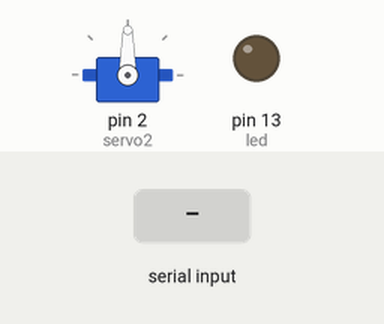
This sketch was run on a simulated Arduino Uno, built with avr-gcc and run on an emulated ATmega328P. Parts: servo, output pins drawn as LEDs (lit = HIGH). Inputs (shaded band) come from the test bench. What the sketch prints to the serial monitor is not drawn.

Above: at 1.2 s.
1.3 s: "1" received over Serial
At 2.7 s:
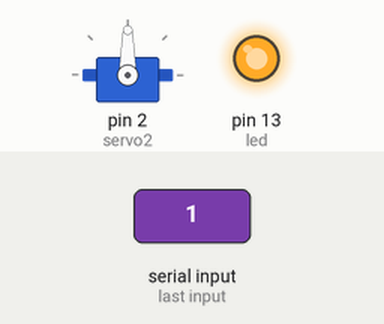
Timing chart, 0 to 4.3 s (numbered marks = the images above; inputs shaded):
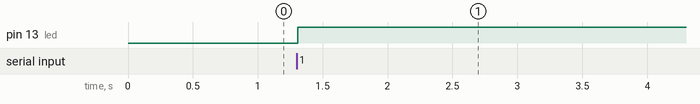

Measured:
- after the input at 1.3 s, pin 13 (led): LOW → HIGH at once

The sketch:

arduino_auto_serial_test.ino
```cpp
#include <Servo.h>

#include <SoftwareSerial.h>

Servo servo2;

bool serialConnected = false;
int led = 13;
int val = 0;

bool test = true;

int pos;

void setup() {
  // put your setup code here, to run once:
  Serial.begin(9600);

  servo2.attach(2);

  pinMode(led, OUTPUT);
  digitalWrite(led, LOW);
}

String motornumber(int motornummer, int pos){
  if (motornummer == 1) return "servo2.write(pos);";
}

void heen(int motor, int pos1){
  for(pos = 0; pos < 180; pos += 1)  // goes from 0 degrees to 180 degrees
  {                                  // in steps of 1 degree
    //String x = motornumber(motor, pos);
    //Serial.println(motornumber(x));
    //x;

    motornumber(motor, pos);
    //Serial.write(motornumber(motor, pos));
                  // tell servo to go to position in variable 'pos'
    delay(5);                       // waits 15ms for the servo to reach the position
    //Serial.println("heen");
  }
}

void terug(int motor, int pos1){
  for(pos = 180; pos>=1; pos-=1)     // goes from 180 degrees to 0 degrees
  {
    String y = motornumber(motor, pos);
    y;
        // tell servo to go to position in variable 'pos'
    delay(5);                       // waits 15ms for the servo to reach the position
    //Serial.println("terug");
  }
}

void loop() {

  if(Serial.available() > 0)
  {
    val = Serial.read();

    Serial.println(val);

    if (val == '1')
    {
      if(test == true)
      {
        test = false;
        digitalWrite(led, HIGH);
      } else if (test == false)
      {
        test = true;
        digitalWrite(led, LOW);
      }
    }


  }
  // put your main code here, to run repeatedly:
  if(!serialConnected)
  {

    Serial.println('0');

  }

//  terug(2, 180);
//  heen(2, 180);

  //int angle = servo1.read();
  //Serial.println(angle);
  //Servo::refresh()
}
```
